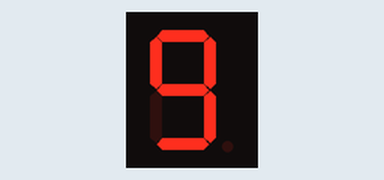
Recording of a program running on a simulated Arduino Uno, built with avr-gcc and run on an emulated ATmega328P. Shown: 1-digit seven-segment display. Wiring (from diagram.json): 1-digit 7-segment display, segments lit when LOW: segments pin 0, pin 1, pin 2, pin 3, pin 4, pin 5, pin 6. The segment pins are drawn as the display they are named for.

Above: at 0.1 s.
At 3.1 s:
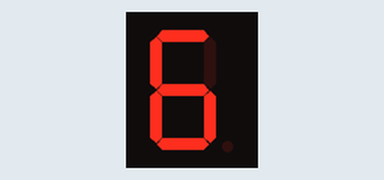
At 7.1 s:
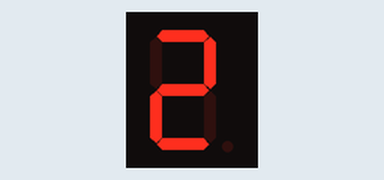
At 14.1 s:
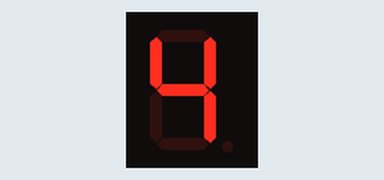
At 21.1 s:
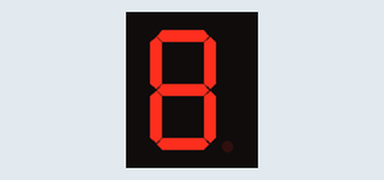
At 29.1 s:
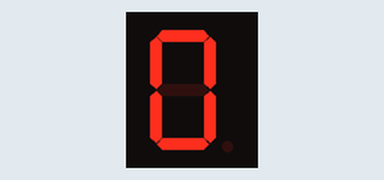

Measured:
- what the display in image 1 shows lasts 1.0 s, from 3.0 s to 4.0 s
- what the display in image 5 shows lasts 2.0 s, from 29.0 s to 31.0 s

The program:

main.cpp
```cpp
#include <Arduino.h>
int disp_pin[7];
const bool COMMON_ANODE = true;

void define_segment_pins(int a, int b, int c, int d, int e, int f, int g)
{
  disp_pin[0] = a;
  disp_pin[1] = b;
  disp_pin[2] = c;
  disp_pin[3] = d;
  disp_pin[4] = e;
  disp_pin[5] = f;
  disp_pin[6] = g;
}

void display_number(int num)
{
  static const uint8_t digits[10][7] = {
    {1,1,1,1,1,1,0}, // 0
    {0,1,1,0,0,0,0}, // 1
    {1,1,0,1,1,0,1}, // 2
    {1,1,1,1,0,0,1}, // 3
    {0,1,1,0,0,1,1}, // 4
    {1,0,1,1,0,1,1}, // 5
    {1,0,1,1,1,1,1}, // 6
    {1,1,1,0,0,0,0}, // 7
    {1,1,1,1,1,1,1}, // 8
    {1,1,1,1,0,1,1}  // 9
  };

  if (num < 0 || num > 9) return;
  uint8_t onState = COMMON_ANODE ? LOW : HIGH;
  uint8_t offState = COMMON_ANODE ? HIGH : LOW;

  for (int seg = 0; seg < 7; ++seg) {
    digitalWrite(disp_pin[seg], digits[num][seg] ? onState : offState);
  }
}

void setup() {
  pinMode(0, OUTPUT);
  pinMode(1, OUTPUT);
  pinMode(2, OUTPUT);
  pinMode(3, OUTPUT);
  pinMode(4, OUTPUT);
  pinMode(5, OUTPUT);
  pinMode(6, OUTPUT);
  define_segment_pins(0,1,2,3,4,5,6);
}

void loop() {
  int i;
  for(i = 9; i>=0; i--)
  {
    display_number(i);
    delay(1000);
  }
  for(i = 0; i<=9; i++)
  {
    display_number(i);
    delay(1000);
  }
}
```
